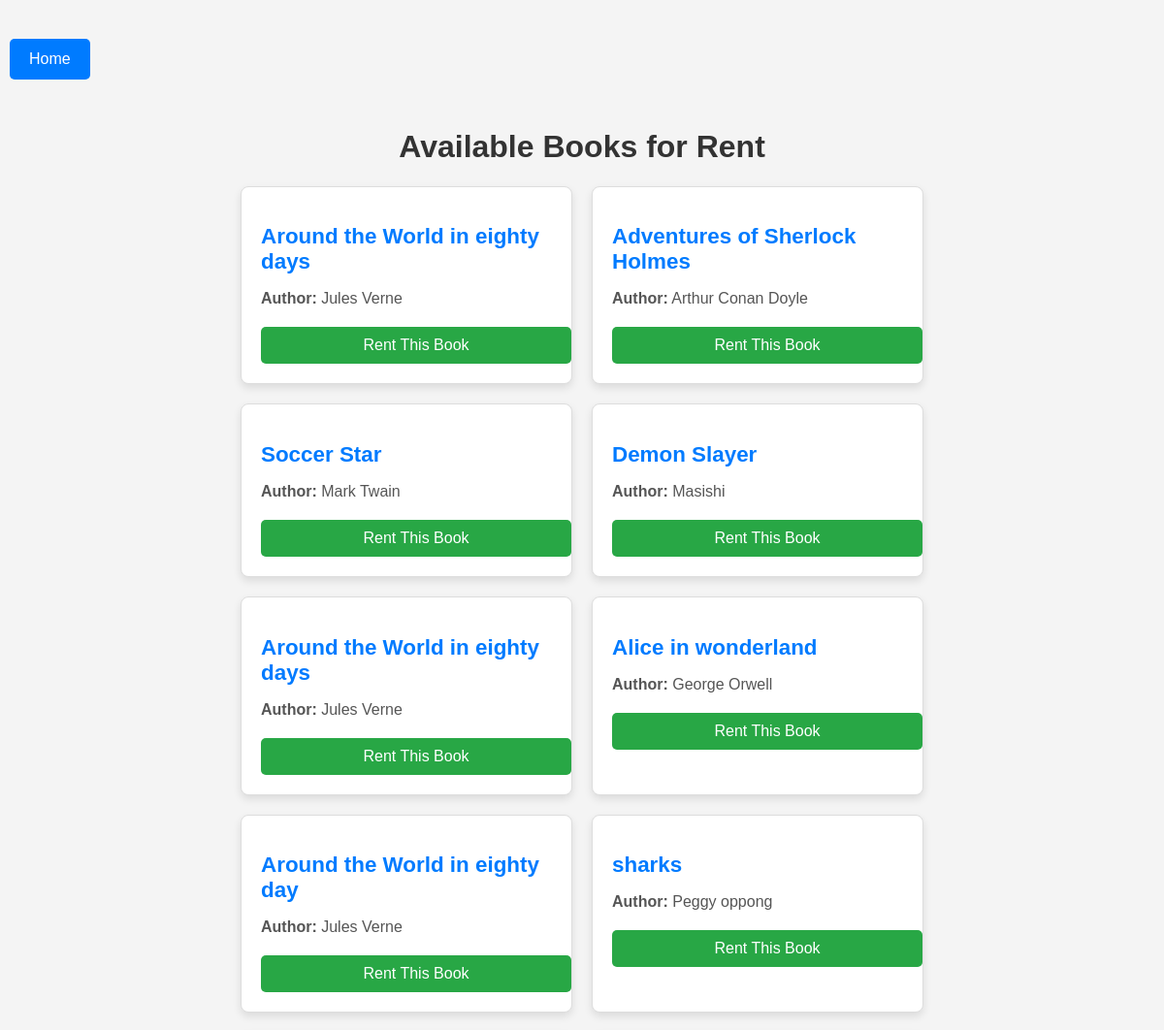
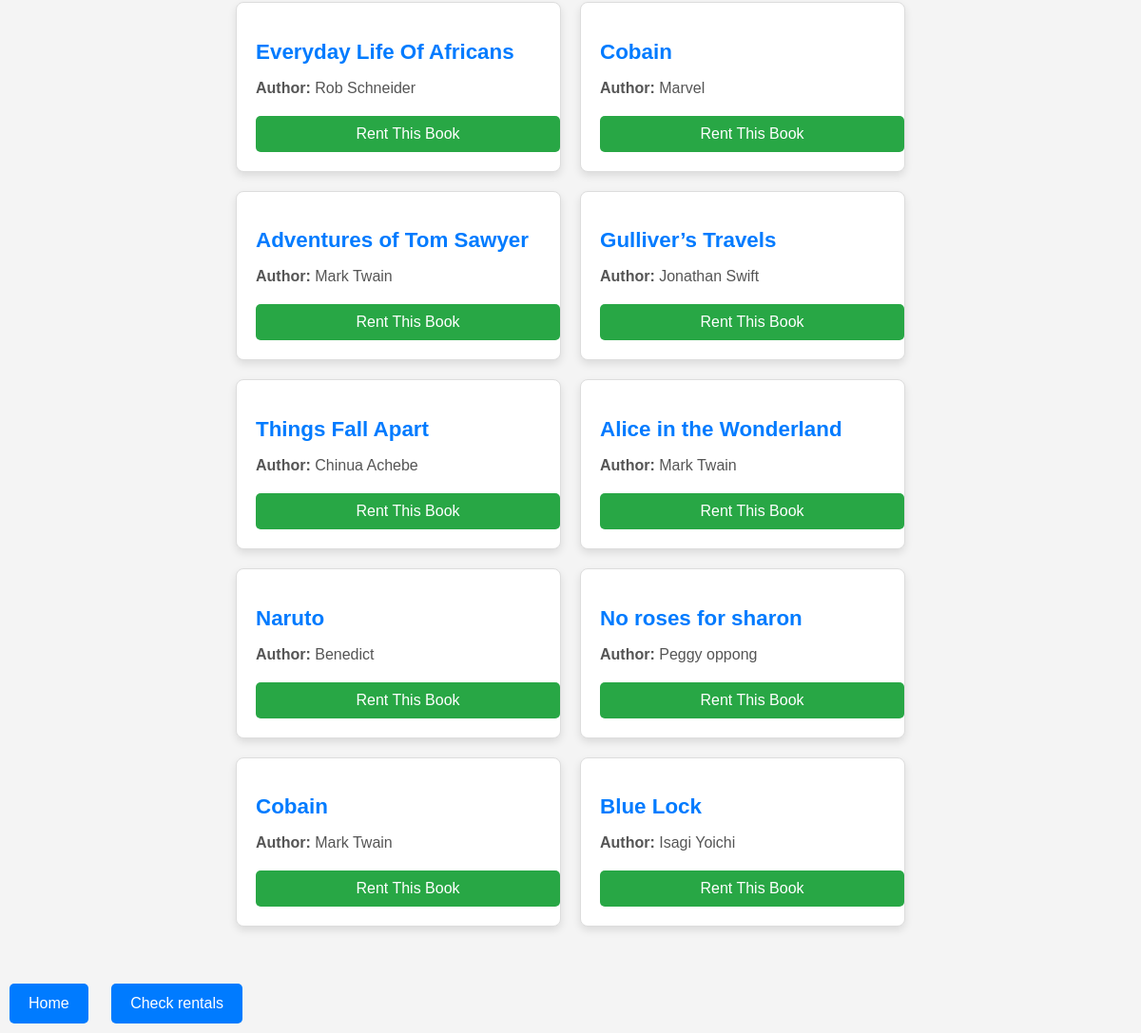
Screenshot of /bookrentalstore/available_books/ (signed in) with the database file from the repository (2 pictures, top to bottom).
### bookrentalstore/models.py (models this page shows, shortened)
class Book(models.Model):
    title = models.CharField(max_length=200)
    author = models.CharField(max_length=200)
    available = models.BooleanField(default=True)
    pdf = models.FileField(upload_to='pdfs/', null=True, blank=True)

### bookrentalstore/views.py (the view)
# urls.py: path('available_books/',available_books,name='available_books'),
@login_required(login_url='login')
def available_books(request):
    books = Book.objects.filter(available=True)
    return render(request, 'bookrentalstore/available_books.html', {'books': books})

### bookrentalstore/templates/bookrentalstore/available_books.html (shortened to what this page needs)
<!DOCTYPE html>
<html lang="en">
<head>
</head>
<body>
    <div class="button-group">
        <a href="{% url 'index' %}" class="button">Home</a>
    </div>
<div class="container">
    <h1>Available Books for Rent</h1>
    <div class="book-grid">
        {% for book in books %}
        <div class="book-card">
            <h2 class="book-title">{{ book.title }}</h2>
            <div class="book-details">
                <p><strong>Author:</strong> {{ book.author }}</p>
            </div>
            {% if book.available %}
                <a href="{% url 'rent_book' book.id %}" class="rent-button">Rent This Book</a>
            {% else %}
                <span class="unavailable-button">Currently Unavailable</span>
            {% endif %}
        </div>
        {% endfor %}
    </div>
</div>
<div class="button-group">
    <a href="{% url 'index' %}" class="button">Home</a>
     <a href="{% url 'user_rentals' %}" class="button">Check rentals</a>
</div>
</body>
</html>

### bookrentalstore/templates/bookrentalstore/available_books.html (style rules this page uses)
body { font-family: Arial, sans-serif; background-color: #f4f4f4; margin: 0; padding: 0; }
.container { width: 80%; margin: 0 auto; padding: 20px 0; }
h1 { text-align: center; color: #333; }
.book-grid { display: flex; flex-wrap: wrap; gap: 20px; justify-content: center; }
.book-card { background-color: #fff; border: 1px solid #ddd; border-radius: 8px; padding: 20px; width: 300px; box-shadow: 0 4px 8px rgba(0, 0, 0, 0.1); transition: transform 0.3s; }
.book-title { font-size: 1.4em; color: #007BFF; margin-bottom: 10px; }
.book-details { margin-bottom: 20px; color: #555; }
.rent-button { display: block; width: 100%; padding: 10px; background-color: #28a745; color: #fff; text-align: center; border: none; border-radius: 5px; cursor: pointer; text-decoration: none; }
.button-group { margin-top: 30px; }
.button { display: inline-block; padding: 12px 20px; margin: 10px; background-color: #007BFF; color: #fff; text-decoration: none; border-radius: 5px; transition: background-color 0.3s; }

### rows the page displays
Book: title "Around the World in eighty days", author "Jules Verne", available "Rent This Book"
Book: title "Adventures of Sherlock Holmes", author "Arthur Conan Doyle", available "Rent This Book"
Book: title "Soccer Star", author "Mark Twain", available "Rent This Book"
Book: title "Demon Slayer", author "Masishi", available "Rent This Book"
Book: title "Around the World in eighty days", author "Jules Verne", available "Rent This Book"
Book: title "Alice in wonderland", author "George Orwell", available "Rent This Book"
Book: title "Around the World in eighty day", author "Jules Verne", available "Rent This Book"
Book: title "sharks", author "Peggy oppong", available "Rent This Book"
Book: title "Everyday Life Of Africans", author "Rob Schneider", available "Rent This Book"
Book: title "Cobain", author "Marvel", available "Rent This Book"
Book: title "Adventures of Tom Sawyer", author "Mark Twain", available "Rent This Book"
Book: title "Gulliver’s Travels", author "Jonathan Swift", available "Rent This Book"
Book: title "Things Fall Apart", author "Chinua Achebe", available "Rent This Book"
Book: title "Alice in the Wonderland", author "Mark Twain", available "Rent This Book"
Book: title "Naruto", author "Benedict", available "Rent This Book"
Book: title "No roses for sharon", author "Peggy oppong", available "Rent This Book"
Book: title "Cobain", author "Mark Twain", available "Rent This Book"
Book: title "Blue Lock", author "Isagi Yoichi", available "Rent This Book"
